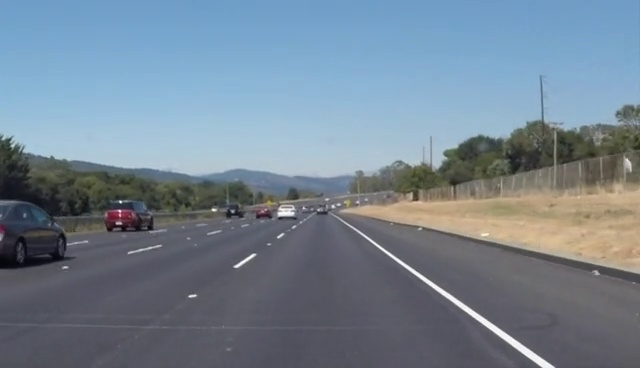
#> input picture 视觉/lane_detect/img.jpg, 640 x 368 px
$ python 01_read_and_display.py
#> lines starting #> are read from the running program, lines starting #| are printed output that depends on the picture
import cv2

img = cv2.imread('img.jpg', cv2.IMREAD_GRAYSCALE)
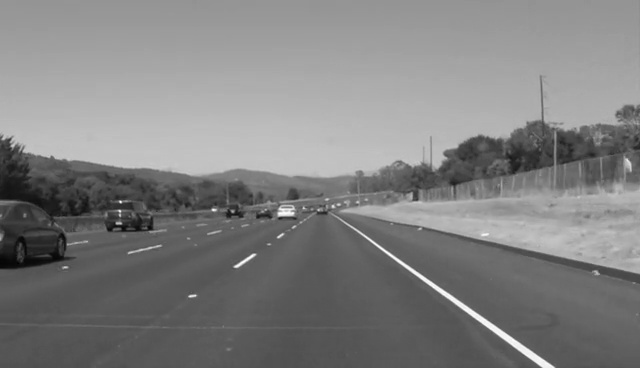
#> img: shape (368, 640); min 0, max 255, mean 128.7

cv2.imshow('img_gray', img)

if cv2.waitKey(0) == ord('q'):
#> (key q is pressed here)
    cv2.destroyAllWindows()
    cv2.imwrite('img_gray.bmp', img)
